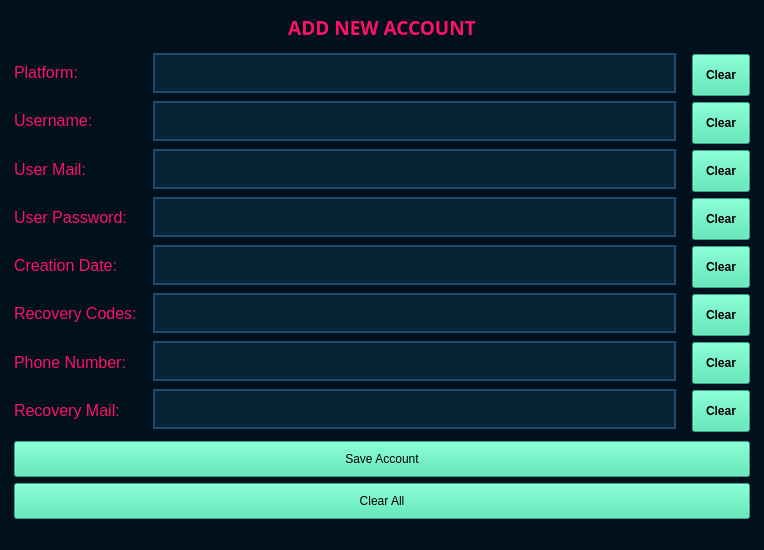
<?xml version="1.0" encoding="UTF-8"?>
<ui version="4.0">
 <class>AddNewAccoutWindow</class>
 <widget class="QMainWindow" name="AddNewAccoutWindow">
  <property name="geometry">
   <rect>
    <x>0</x>
    <y>0</y>
    <width>764</width>
    <height>550</height>
   </rect>
  </property>
  <property name="minimumSize">
   <size>
    <width>440</width>
    <height>550</height>
   </size>
  </property>
  <property name="maximumSize">
   <size>
    <width>1000</width>
    <height>550</height>
   </size>
  </property>
  <property name="windowTitle">
   <string>Add New Account</string>
  </property>
  <property name="windowIcon">
   <iconset>
    <normaloff>Resources/icons/add-user.ico</normaloff>Resources/icons/add-user.ico</iconset>
  </property>
  <property name="autoFillBackground">
   <bool>false</bool>
  </property>
  <property name="styleSheet">
   <string notr="true">QWidget
{
	background-color: #00111d;
	color: #000000;
	border-color: #000000;

}


/*-----QLabel-----*/
QLabel
{
	background-color: #00111d;
	color: #717e87;
	border-color: #000000;

}</string>
  </property>
  <widget class="QWidget" name="centralwidget">
   <layout class="QGridLayout" name="gridLayout_2">
    <item row="0" column="0" colspan="3">
     <layout class="QHBoxLayout" name="horizontalLayout">
      <property name="spacing">
       <number>6</number>
      </property>
      <property name="sizeConstraint">
       <enum>QLayout::SetDefaultConstraint</enum>
      </property>
      <item>
       <widget class="QLabel" name="addaccLabel">
        <property name="font">
         <font>
          <family>Verdana Pro Semibold</family>
          <pointsize>14</pointsize>
          <weight>75</weight>
          <bold>true</bold>
         </font>
        </property>
        <property name="styleSheet">
         <string notr="true">QLabel
{
	background-color: #00111d;
	color: #ff1066;
	border-color: #000000;

}</string>
        </property>
        <property name="text">
         <string>ADD NEW ACCOUNT</string>
        </property>
        <property name="scaledContents">
         <bool>true</bool>
        </property>
        <property name="alignment">
         <set>Qt::AlignCenter</set>
        </property>
        <property name="wordWrap">
         <bool>false</bool>
        </property>
       </widget>
      </item>
     </layout>
    </item>
    <item row="1" column="0">
     <layout class="QVBoxLayout" name="verticalLayout">
      <property name="sizeConstraint">
       <enum>QLayout::SetDefaultConstraint</enum>
      </property>
      <property name="leftMargin">
       <number>5</number>
      </property>
      <property name="topMargin">
       <number>0</number>
      </property>
      <property name="rightMargin">
       <number>5</number>
      </property>
      <property name="bottomMargin">
       <number>4</number>
      </property>
      <item>
       <widget class="QLabel" name="platform_Label">
        <property name="font">
         <font>
          <family>Segoe UI Symbol</family>
          <pointsize>12</pointsize>
         </font>
        </property>
        <property name="styleSheet">
         <string notr="true">QLabel
{
	background-color: #00111d;
	color: #ff1066;
	border-color: #000000;

}</string>
        </property>
        <property name="text">
         <string>Platform:</string>
        </property>
       </widget>
      </item>
      <item>
       <widget class="QLabel" name="username_Label">
        <property name="font">
         <font>
          <family>Segoe UI Symbol</family>
          <pointsize>12</pointsize>
         </font>
        </property>
        <property name="styleSheet">
         <string notr="true">QLabel
{
	background-color: #00111d;
	color: #ff1066;
	border-color: #000000;

}</string>
        </property>
        <property name="text">
         <string>Username:</string>
        </property>
       </widget>
      </item>
      <item>
       <widget class="QLabel" name="usermail_Label">
        <property name="font">
         <font>
          <family>Segoe UI Symbol</family>
          <pointsize>12</pointsize>
         </font>
        </property>
        <property name="styleSheet">
         <string notr="true">QLabel
{
	background-color: #00111d;
	color: #ff1066;
	border-color: #000000;

}</string>
        </property>
        <property name="text">
         <string>User Mail:</string>
        </property>
       </widget>
      </item>
      <item>
       <widget class="QLabel" name="userpassword_Label">
        <property name="font">
         <font>
          <family>Segoe UI Symbol</family>
          <pointsize>12</pointsize>
         </font>
        </property>
        <property name="styleSheet">
         <string notr="true">QLabel
{
	background-color: #00111d;
	color: #ff1066;
	border-color: #000000;

}</string>
        </property>
        <property name="text">
         <string>User Password:</string>
        </property>
       </widget>
      </item>
      <item>
       <widget class="QLabel" name="creationdate_Label">
        <property name="font">
         <font>
          <family>Segoe UI Symbol</family>
          <pointsize>12</pointsize>
         </font>
        </property>
        <property name="styleSheet">
         <string notr="true">QLabel
{
	background-color: #00111d;
	color: #ff1066;
	border-color: #000000;

}</string>
        </property>
        <property name="text">
         <string>Creation Date:</string>
        </property>
       </widget>
      </item>
      <item>
       <widget class="QLabel" name="recoverycodes_Label">
        <property name="font">
         <font>
          <family>Segoe UI Symbol</family>
          <pointsize>12</pointsize>
         </font>
        </property>
        <property name="styleSheet">
         <string notr="true">QLabel
{
	background-color: #00111d;
	color: #ff1066;
	border-color: #000000;

}</string>
        </property>
        <property name="text">
         <string>Recovery Codes:</string>
        </property>
       </widget>
      </item>
      <item>
       <widget class="QLabel" name="phonenumber_Label">
        <property name="font">
         <font>
          <family>Segoe UI Symbol</family>
          <pointsize>12</pointsize>
         </font>
        </property>
        <property name="styleSheet">
         <string notr="true">QLabel
{
	background-color: #00111d;
	color: #ff1066;
	border-color: #000000;

}</string>
        </property>
        <property name="text">
         <string>Phone Number:</string>
        </property>
       </widget>
      </item>
      <item>
       <widget class="QLabel" name="recoverymail_Label">
        <property name="font">
         <font>
          <family>Segoe UI Symbol</family>
          <pointsize>12</pointsize>
         </font>
        </property>
        <property name="styleSheet">
         <string notr="true">QLabel
{
	background-color: #00111d;
	color: #ff1066;
	border-color: #000000;

}</string>
        </property>
        <property name="text">
         <string>Recovery Mail:</string>
        </property>
       </widget>
      </item>
     </layout>
    </item>
    <item row="1" column="1">
     <layout class="QVBoxLayout" name="verticalLayout_4">
      <property name="leftMargin">
       <number>5</number>
      </property>
      <property name="topMargin">
       <number>0</number>
      </property>
      <property name="rightMargin">
       <number>5</number>
      </property>
      <property name="bottomMargin">
       <number>0</number>
      </property>
      <item>
       <widget class="QLineEdit" name="platform_lineedit">
        <property name="styleSheet">
         <string notr="true">QLineEdit
{
	background-color: #082336;
	color: #3e93ff;
	border-style: solid;
	border-width: 2px;
	border-color: #1e4b6d;
	padding: 10px;

}


QLineEdit::hover
{
	background-color: #082336;
	color: #3e93ca;
	border-style: solid;
	border-width: 2px;
	border-color: #ff1066;
	padding: 10px;

}


QLineEdit::focus
{
	
	color: #3e93ca;
	border-style: solid;
	border-width: 2px;
	border-color: #ff1066;
	padding: 10px;

}

</string>
        </property>
       </widget>
      </item>
      <item>
       <widget class="QLineEdit" name="username_lineedit">
        <property name="styleSheet">
         <string notr="true">QLineEdit
{
	background-color: #082336;
	color: #3e93ff;
	border-style: solid;
	border-width: 2px;
	border-color: #1e4b6d;
	padding: 10px;

}


QLineEdit::hover
{
	background-color: #082336;
	color: #3e93ca;
	border-style: solid;
	border-width: 2px;
	border-color: #ff1066;
	padding: 10px;

}


QLineEdit::focus
{
	
	color: #3e93ca;
	border-style: solid;
	border-width: 2px;
	border-color: #ff1066;
	padding: 10px;

}

</string>
        </property>
       </widget>
      </item>
      <item>
       <widget class="QLineEdit" name="usermail_lineedit">
        <property name="styleSheet">
         <string notr="true">QLineEdit
{
	background-color: #082336;
	color: #3e93ff;
	border-style: solid;
	border-width: 2px;
	border-color: #1e4b6d;
	padding: 10px;

}


QLineEdit::hover
{
	background-color: #082336;
	color: #3e93ca;
	border-style: solid;
	border-width: 2px;
	border-color: #ff1066;
	padding: 10px;

}


QLineEdit::focus
{
	
	color: #3e93ca;
	border-style: solid;
	border-width: 2px;
	border-color: #ff1066;
	padding: 10px;

}

</string>
        </property>
       </widget>
      </item>
      <item>
       <widget class="QLineEdit" name="userpassword_lineedit">
        <property name="styleSheet">
         <string notr="true">QLineEdit
{
	background-color: #082336;
	color: #3e93ff;
	border-style: solid;
	border-width: 2px;
	border-color: #1e4b6d;
	padding: 10px;

}


QLineEdit::hover
{
	background-color: #082336;
	color: #3e93ca;
	border-style: solid;
	border-width: 2px;
	border-color: #ff1066;
	padding: 10px;

}


QLineEdit::focus
{
	
	color: #3e93ca;
	border-style: solid;
	border-width: 2px;
	border-color: #ff1066;
	padding: 10px;

}

</string>
        </property>
       </widget>
      </item>
      <item>
       <widget class="QLineEdit" name="creationdate_lineedit">
        <property name="styleSheet">
         <string notr="true">QLineEdit
{
	background-color: #082336;
	color: #3e93ff;
	border-style: solid;
	border-width: 2px;
	border-color: #1e4b6d;
	padding: 10px;

}


QLineEdit::hover
{
	background-color: #082336;
	color: #3e93ca;
	border-style: solid;
	border-width: 2px;
	border-color: #ff1066;
	padding: 10px;

}


QLineEdit::focus
{
	
	color: #3e93ca;
	border-style: solid;
	border-width: 2px;
	border-color: #ff1066;
	padding: 10px;

}

</string>
        </property>
       </widget>
      </item>
      <item>
       <widget class="QLineEdit" name="recoverycodes_lineedit">
        <property name="styleSheet">
         <string notr="true">QLineEdit
{
	background-color: #082336;
	color: #3e93ff;
	border-style: solid;
	border-width: 2px;
	border-color: #1e4b6d;
	padding: 10px;

}


QLineEdit::hover
{
	background-color: #082336;
	color: #3e93ca;
	border-style: solid;
	border-width: 2px;
	border-color: #ff1066;
	padding: 10px;

}


QLineEdit::focus
{
	
	color: #3e93ca;
	border-style: solid;
	border-width: 2px;
	border-color: #ff1066;
	padding: 10px;

}

</string>
        </property>
       </widget>
      </item>
      <item>
       <widget class="QLineEdit" name="phonenumber_lineedit">
        <property name="styleSheet">
         <string notr="true">QLineEdit
{
	background-color: #082336;
	color: #3e93ff;
	border-style: solid;
	border-width: 2px;
	border-color: #1e4b6d;
	padding: 10px;

}


QLineEdit::hover
{
	background-color: #082336;
	color: #3e93ca;
	border-style: solid;
	border-width: 2px;
	border-color: #ff1066;
	padding: 10px;

}


QLineEdit::focus
{
	
	color: #3e93ca;
	border-style: solid;
	border-width: 2px;
	border-color: #ff1066;
	padding: 10px;

}

</string>
        </property>
       </widget>
      </item>
      <item>
       <widget class="QLineEdit" name="recoverymail_lineedit">
        <property name="styleSheet">
         <string notr="true">QLineEdit
{
	background-color: #082336;
	color: #3e93ff;
	border-style: solid;
	border-width: 2px;
	border-color: #1e4b6d;
	padding: 10px;

}


QLineEdit::hover
{
	background-color: #082336;
	color: #3e93ca;
	border-style: solid;
	border-width: 2px;
	border-color: #ff1066;
	padding: 10px;

}


QLineEdit::focus
{
	
	color: #3e93ca;
	border-style: solid;
	border-width: 2px;
	border-color: #ff1066;
	padding: 10px;

}

</string>
        </property>
       </widget>
      </item>
     </layout>
    </item>
    <item row="1" column="2">
     <layout class="QVBoxLayout" name="verticalLayout_2">
      <property name="leftMargin">
       <number>5</number>
      </property>
      <property name="topMargin">
       <number>3</number>
      </property>
      <property name="rightMargin">
       <number>5</number>
      </property>
      <property name="bottomMargin">
       <number>3</number>
      </property>
      <item>
       <widget class="QPushButton" name="clearPlatform_button">
        <property name="styleSheet">
         <string notr="true">QPushButton
{
	background-color: #3de6af;
	color: #000000;
	border-color: #000000;
	font-weight : bold;
	padding: 13px;

}


QPushButton::hover
{
	background-color: #3dffaf;
	color: #000000;
	border-style: solid;
	border-color: #000000;
	font-weight : bold;
	padding: 13px;

}


QPushButton::pressed
{
	background-color: #3dc8af;
	color: #000000;
	border-style: solid;
	border-color: #000000;
	font-weight : bold;
	padding: 13px;

}</string>
        </property>
        <property name="text">
         <string>Clear</string>
        </property>
        <property name="icon">
         <iconset>
          <normaloff>Resources/icons/clear.ico</normaloff>Resources/icons/clear.ico</iconset>
        </property>
       </widget>
      </item>
      <item>
       <widget class="QPushButton" name="clearUsername_button">
        <property name="styleSheet">
         <string notr="true">QPushButton
{
	background-color: #3de6af;
	color: #000000;
	border-color: #000000;
	font-weight : bold;
	padding: 13px;

}


QPushButton::hover
{
	background-color: #3dffaf;
	color: #000000;
	border-style: solid;
	border-color: #000000;
	font-weight : bold;
	padding: 13px;

}


QPushButton::pressed
{
	background-color: #3dc8af;
	color: #000000;
	border-style: solid;
	border-color: #000000;
	font-weight : bold;
	padding: 13px;

}</string>
        </property>
        <property name="text">
         <string>Clear</string>
        </property>
        <property name="icon">
         <iconset>
          <normaloff>Resources/icons/clear.ico</normaloff>Resources/icons/clear.ico</iconset>
        </property>
       </widget>
      </item>
      <item>
       <widget class="QPushButton" name="clearMail_button">
        <property name="styleSheet">
         <string notr="true">QPushButton
{
	background-color: #3de6af;
	color: #000000;
	border-color: #000000;
	font-weight : bold;
	padding: 13px;

}


QPushButton::hover
{
	background-color: #3dffaf;
	color: #000000;
	border-style: solid;
	border-color: #000000;
	font-weight : bold;
	padding: 13px;

}


QPushButton::pressed
{
	background-color: #3dc8af;
	color: #000000;
	border-style: solid;
	border-color: #000000;
	font-weight : bold;
	padding: 13px;

}</string>
        </property>
        <property name="text">
         <string>Clear</string>
        </property>
        <property name="icon">
         <iconset>
          <normaloff>Resources/icons/clear.ico</normaloff>Resources/icons/clear.ico</iconset>
        </property>
       </widget>
      </item>
      <item>
       <widget class="QPushButton" name="clearPassword_button">
        <property name="styleSheet">
         <string notr="true">QPushButton
{
	background-color: #3de6af;
	color: #000000;
	border-color: #000000;
	font-weight : bold;
	padding: 13px;

}


QPushButton::hover
{
	background-color: #3dffaf;
	color: #000000;
	border-style: solid;
	border-color: #000000;
	font-weight : bold;
	padding: 13px;

}


QPushButton::pressed
{
	background-color: #3dc8af;
	color: #000000;
	border-style: solid;
	border-color: #000000;
	font-weight : bold;
	padding: 13px;

}</string>
        </property>
        <property name="text">
         <string>Clear</string>
        </property>
        <property name="icon">
         <iconset>
          <normaloff>Resources/icons/clear.ico</normaloff>Resources/icons/clear.ico</iconset>
        </property>
       </widget>
      </item>
      <item>
       <widget class="QPushButton" name="clearCreationDate_button">
        <property name="styleSheet">
         <string notr="true">QPushButton
{
	background-color: #3de6af;
	color: #000000;
	border-color: #000000;
	font-weight : bold;
	padding: 13px;

}


QPushButton::hover
{
	background-color: #3dffaf;
	color: #000000;
	border-style: solid;
	border-color: #000000;
	font-weight : bold;
	padding: 13px;

}


QPushButton::pressed
{
	background-color: #3dc8af;
	color: #000000;
	border-style: solid;
	border-color: #000000;
	font-weight : bold;
	padding: 13px;

}</string>
        </property>
        <property name="text">
         <string>Clear</string>
        </property>
        <property name="icon">
         <iconset>
          <normaloff>Resources/icons/clear.ico</normaloff>Resources/icons/clear.ico</iconset>
        </property>
       </widget>
      </item>
      <item>
       <widget class="QPushButton" name="clearRecoveryCodes_button">
        <property name="styleSheet">
         <string notr="true">QPushButton
{
	background-color: #3de6af;
	color: #000000;
	border-color: #000000;
	font-weight : bold;
	padding: 13px;

}


QPushButton::hover
{
	background-color: #3dffaf;
	color: #000000;
	border-style: solid;
	border-color: #000000;
	font-weight : bold;
	padding: 13px;

}


QPushButton::pressed
{
	background-color: #3dc8af;
	color: #000000;
	border-style: solid;
	border-color: #000000;
	font-weight : bold;
	padding: 13px;

}</string>
        </property>
        <property name="text">
         <string>Clear</string>
        </property>
        <property name="icon">
         <iconset>
          <normaloff>Resources/icons/clear.ico</normaloff>Resources/icons/clear.ico</iconset>
        </property>
       </widget>
      </item>
      <item>
       <widget class="QPushButton" name="clearPhone_button">
        <property name="styleSheet">
         <string notr="true">QPushButton
{
	background-color: #3de6af;
	color: #000000;
	border-color: #000000;
	font-weight : bold;
	padding: 13px;

}


QPushButton::hover
{
	background-color: #3dffaf;
	color: #000000;
	border-style: solid;
	border-color: #000000;
	font-weight : bold;
	padding: 13px;

}


QPushButton::pressed
{
	background-color: #3dc8af;
	color: #000000;
	border-style: solid;
	border-color: #000000;
	font-weight : bold;
	padding: 13px;

}</string>
        </property>
        <property name="text">
         <string>Clear</string>
        </property>
        <property name="icon">
         <iconset>
          <normaloff>Resources/icons/clear.ico</normaloff>Resources/icons/clear.ico</iconset>
        </property>
       </widget>
      </item>
      <item>
       <widget class="QPushButton" name="clearRecoveryMail_button">
        <property name="styleSheet">
         <string notr="true">QPushButton
{
	background-color: #3de6af;
	color: #000000;
	border-color: #000000;
	font-weight : bold;
	padding: 13px;

}


QPushButton::hover
{
	background-color: #3dffaf;
	color: #000000;
	border-style: solid;
	border-color: #000000;
	font-weight : bold;
	padding: 13px;

}


QPushButton::pressed
{
	background-color: #3dc8af;
	color: #000000;
	border-style: solid;
	border-color: #000000;
	font-weight : bold;
	padding: 13px;

}</string>
        </property>
        <property name="text">
         <string>Clear</string>
        </property>
        <property name="icon">
         <iconset>
          <normaloff>Resources/icons/clear.ico</normaloff>Resources/icons/clear.ico</iconset>
        </property>
       </widget>
      </item>
     </layout>
    </item>
    <item row="2" column="0" colspan="3">
     <layout class="QVBoxLayout" name="verticalLayout_5">
      <property name="leftMargin">
       <number>5</number>
      </property>
      <property name="rightMargin">
       <number>5</number>
      </property>
      <item>
       <widget class="QPushButton" name="save_button">
        <property name="styleSheet">
         <string notr="true">QPushButton
{
	background-color: #3de6af;
	color: #000000;
	border-color: #000000;
	padding: 10px;


}


QPushButton::hover
{
	background-color: #3dffaf;
	color: #000000;
	border-style: solid;
	border-color: #000000;


}


QPushButton::pressed
{
	background-color: #3dc8af;
	color: #000000;
	border-style: solid;
	border-color: #000000;



}
</string>
        </property>
        <property name="text">
         <string>Save Account</string>
        </property>
        <property name="icon">
         <iconset>
          <normaloff>Resources/icons/save.ico</normaloff>Resources/icons/save.ico</iconset>
        </property>
       </widget>
      </item>
      <item>
       <widget class="QPushButton" name="clearall_button">
        <property name="styleSheet">
         <string notr="true">QPushButton
{
	background-color: #3de6af;
	color: #000000;
	border-color: #000000;
	padding: 10px;


}


QPushButton::hover
{
	background-color: #3dffaf;
	color: #000000;
	border-style: solid;
	border-color: #000000;


}


QPushButton::pressed
{
	background-color: #3dc8af;
	color: #000000;
	border-style: solid;
	border-color: #000000;



}
</string>
        </property>
        <property name="text">
         <string>Clear All</string>
        </property>
        <property name="icon">
         <iconset>
          <normaloff>Resources/icons/clear.ico</normaloff>Resources/icons/clear.ico</iconset>
        </property>
       </widget>
      </item>
     </layout>
    </item>
   </layout>
  </widget>
  <widget class="QMenuBar" name="menubar">
   <property name="geometry">
    <rect>
     <x>0</x>
     <y>0</y>
     <width>764</width>
     <height>21</height>
    </rect>
   </property>
  </widget>
  <widget class="QStatusBar" name="statusbar"/>
 </widget>
 <resources/>
 <connections/>
</ui>
